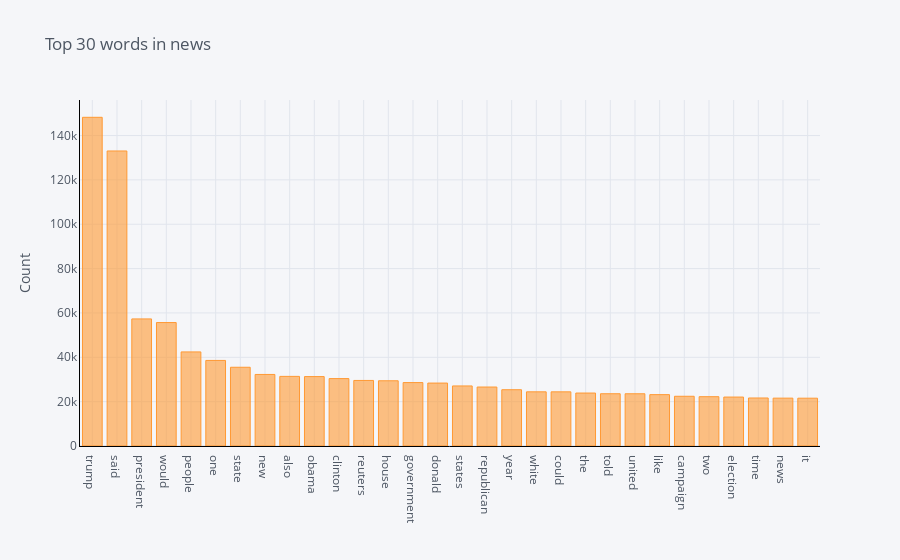

This figure's notebook cell:
### Markdown cell above
### 7.1. N-gram Analysis Test
- Looking for Top 30 words in News
- Get some idea from thos news by looking top 30  words.

### Code cell
#Function to get top n words
def get_top_n_words(corpus, n=None):
    vec = CountVectorizer().fit(corpus)
    bag_of_words = vec.transform(corpus)
    sum_words = bag_of_words.sum(axis=0) 
    words_freq = [(word, sum_words[0, idx]) for word, idx in vec.vocabulary_.items()]
    words_freq =sorted(words_freq, key = lambda x: x[1], reverse=True)
    return words_freq[:n]

#Calling function and return only top 20 words
common_words = get_top_n_words(clean_news['news'], 30)

#Printing the word and frequency
for word, freq in common_words:
    print(word, freq)

#Creating the dataframe of word and frequency
df1 = pd.DataFrame(common_words, columns = ['news' , 'count'])

#Group by words and plot the sum
df1.groupby('news').sum()['count'].sort_values(ascending=False).iplot(
    kind='bar', yTitle='Count', linecolor='black', title='Top 30 words in news')

### Figure 1 — Plotly figure (JSON) as saved in the notebook; plotly's stock layout.template omitted (floating-point values rounded to 4 significant figures)
{"data": [{"marker": {"color": "rgba(255, 153, 51, 0.6)", "line": {"color": "rgba(255, 153, 51, 1.0)", "width": 1}}, "name": "count", "orientation": "v", "text": "", "type": "bar", "x": ["trump", "said", "president", "would", "people", "one", "state", "new", "also", "obama", "clinton", "reuters", "house", "government", "donald", "states", "republican", "year", "white", "could", "the", "told", "united", "like", "campaign", "two", "election", "time", "news", "it"], "y": [148219, 133030, 57308, 55660, 42426, 38587, 35506, 32270, 31394, 31305, 30392, 29561, 29415, 28595, 28375, 27076, 26589, 25380, 24421, 24418, 23883, 23564, 23551, 23165, 22423, 22237, 22075, 21647, 21586, 21559]}], "layout": {"legend": {"bgcolor": "#F5F6F9", "font": {"color": "#4D5663"}}, "paper_bgcolor": "#F5F6F9", "plot_bgcolor": "#F5F6F9", "title": {"font": {"color": "#4D5663"}, "text": "Top 30 words in news"}, "xaxis": {"gridcolor": "#E1E5ED", "linecolor": "black", "showgrid": true, "tickfont": {"color": "#4D5663"}, "title": {"font": {"color": "#4D5663"}, "text": ""}, "zerolinecolor": "#E1E5ED"}, "yaxis": {"gridcolor": "#E1E5ED", "linecolor": "black", "showgrid": true, "tickfont": {"color": "#4D5663"}, "title": {"font": {"color": "#4D5663"}, "text": "Count"}, "zerolinecolor": "#E1E5ED"}}}
